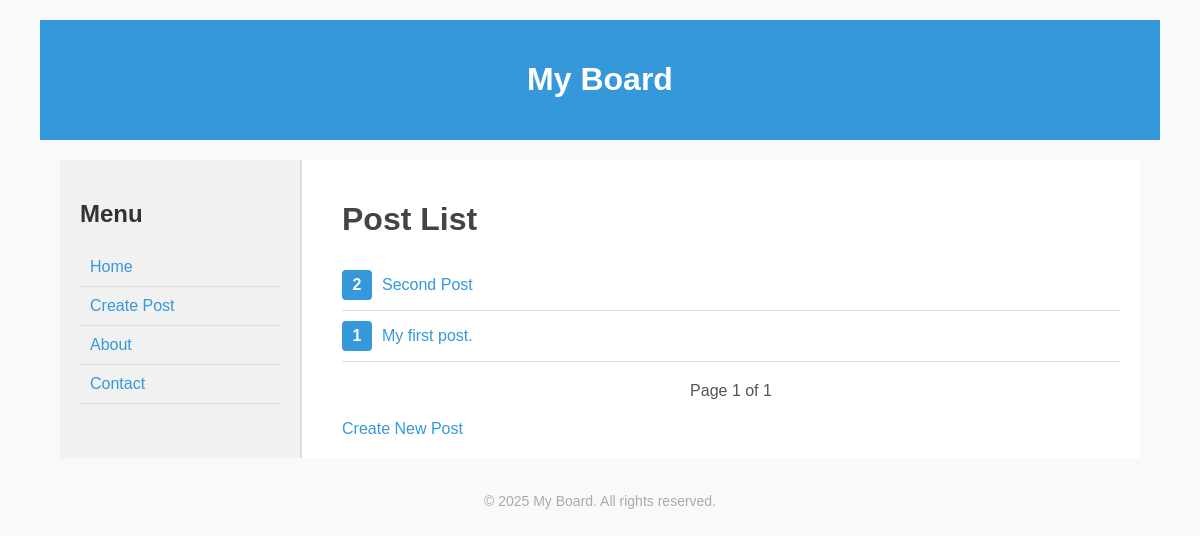
The page /board/ on the database as committed earlier.
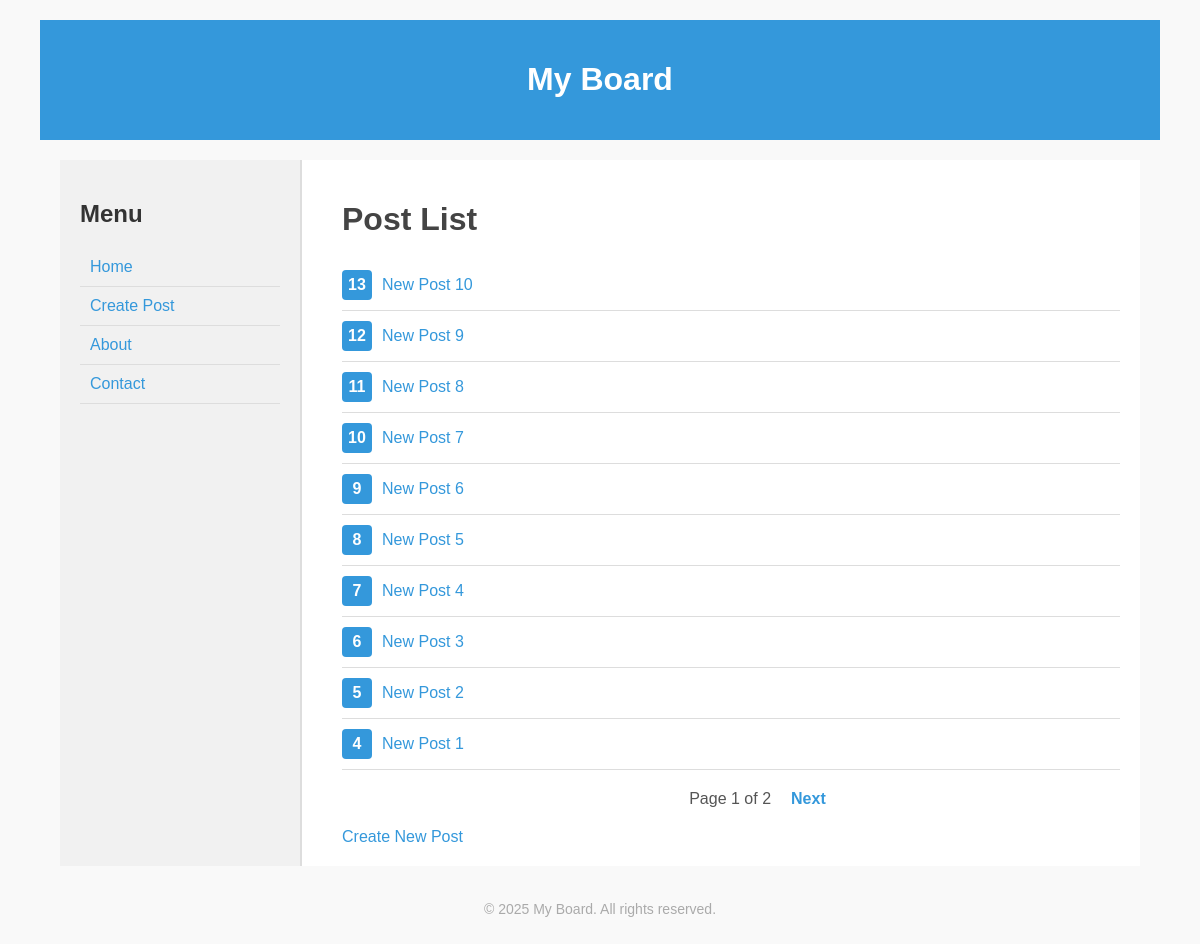
The same page on the database as committed later.
### board/models.py (models this page shows, shortened)
class Post(models.Model):
    title = models.CharField(max_length=200)
    content = models.TextField()
    post_date = models.DateTimeField("date posted", auto_now_add=True) # 객체 생성 시간 자동 저장
    update_date = models.DateTimeField("date updated", auto_now=True) # 저장될 때마다 매번 갱신

### board/views.py (the view)
# urls.py: path('', views.index, name='index'),
def index(request):
    latest_post_list = Post.objects.order_by('-post_date')
    paginator = Paginator(latest_post_list, 10) # 10 posts per one page
    page_number = request.GET.get('page') # current page
    page_obj = paginator.get_page(page_number)
    return render(request, 'board/index.html', {'page_obj': page_obj})

### board/templates/board/index.html (shortened to what this page needs)
{% extends 'base.html' %}
{% block content %}
<h1>Post List</h1>
{% if page_obj %}
    <ul class="post-list">
        {% for post in page_obj %}
            <li>
                <div class="post-number">{{ post.id }}</div>
                <a href="{% url 'board:detail' post.id %}">{{ post.title }}</a>
            </li>
        {% endfor %}
    </ul>
    <div class="pagination">
        <div class="pagination-prev">
        </div>
        <div class="pagination-center">
            <span>Page {{ page_obj.number }} of {{ page_obj.paginator.num_pages }}</span>
        </div>
        <div class="pagination-next">
            {% if page_obj.has_next %}
                <a href="?page={{ page_obj.next_page_number }}">Next</a>
            {% else %}
                <span class="invisible">Next</span>
            {% endif %}
        </div>
    </div>
{% else %}
    <p>No post are available.</p>
{% endif %}
<a href="/board/create/">Create New Post</a>
{% endblock %}

### board/templates/base.html (shortened to what this page needs)
<!DOCTYPE html>
<html lang="en">
<head>
</head>
<body>
    <header>
        <h1>My Board</h1>
    </header>
    <div class="container">
        <aside>
            <h2>Menu</h2>
            <ul>
                <li><a href="{% url 'board:index' %}">Home</a></li>
                <li><a href="/board/create/">Create Post</a></li>
                <li><a href="#">About</a></li>
                <li><a href="#">Contact</a></li>
            </ul>
        </aside>
        <main>
            {% block content %}
            {% endblock %}
        </main>
    </div>
    <footer>
        &copy; 2025 My Board. All rights reserved.
    </footer>
</body>
</html>

### board/templates/base.html (style rules this page uses)
body { font-family: Arial, sans-serif; margin: 0 20px; padding: 20px; background-color: #f9f9f9; color: #333; }
header { background-color: #3498db; color: white; padding: 20px; text-align: center; }
header h1 { color: white; }
.container { display: flex; justify-content: space-between; align-items: stretch; margin: 0 auto; padding: 20px; }
aside { width: 200px; height: auto; padding: 20px; background-color: #f1f1f1; border-right: 1px solid #ddd; }
main { flex-grow: 1; padding: 20px; padding-left: 40px; background-color: white; border-left: 1px solid #ddd; }
h1 { color: #444; }
a { color: #3498db; text-decoration: none; }
ul { list-style: none; padding: 0; }
li { padding: 10px; border-bottom: 1px solid #ddd; }
.post-list li { display: flex; align-items: center; padding: 10px 0; border-bottom: 1px solid #ddd; }
.post-number { width: 30px; height: 30px; background-color: #3498db; color: white; font-weight: bold; text-align: center; line-height: 30px; border-radius: 4px; margin-right: 10px; flex-shrink: 0; }
.pagination { display: flex; justify-content: center; margin: 20px 0; }
.pagination a { margin: 0 10px; color: #3498db; font-weight: bold; }
.pagination span { margin: 0 10px; color: #555; }
footer { text-align: center; color: #aaa; padding: 15px; font-size: 14px; }

Rows that differ between the two databases and show on the page:
no longer on this page (row edited): Post: id "2", title "Second Post"
no longer on this page (row unchanged): Post: id "1", title "My first post."
added Post: id "13", title "New Post 10"
added Post: id "12", title "New Post 9"
added Post: id "11", title "New Post 8"
added Post: id "10", title "New Post 7"
added Post: id "9", title "New Post 6"
added Post: id "8", title "New Post 5"
added Post: id "7", title "New Post 4"
added Post: id "6", title "New Post 3"
added Post: id "5", title "New Post 2"
added Post: id "4", title "New Post 1"
Other text that changed with them:
{{ page_obj.paginator.num_pages }}: "1" → "2"
text now shown: "Next"
